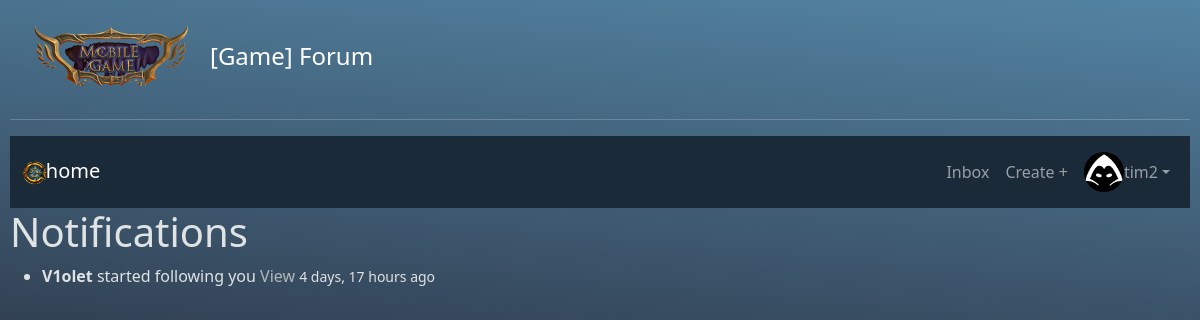
Before: /account/notif-inbox/ (signed in) with the older database file.
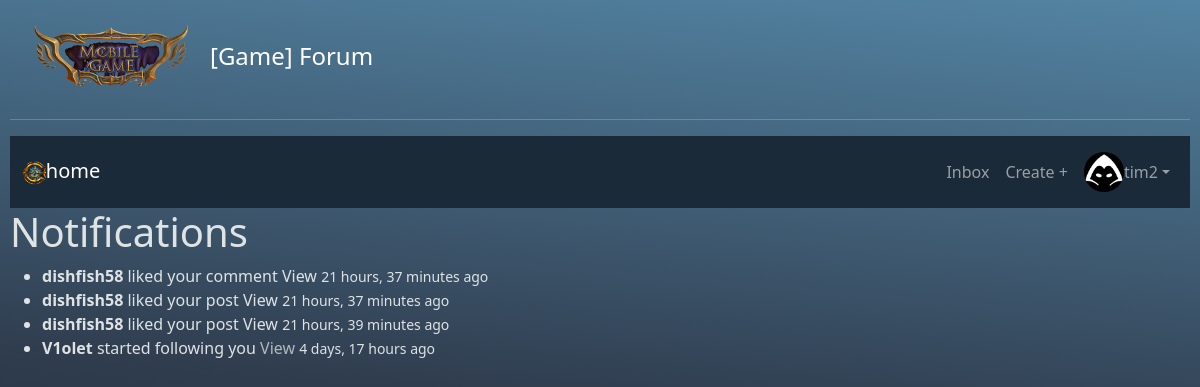
After: the same page with the newer database file.
### usermanager/models.py (models this page shows)
class Notification(models.Model):
    NOTIF_TYPES = [
        ('friend_request',  'Friend Request'),
        ('friend_accept',   'Friend Request Accepted'),
        ('post_like',       'Post Like'),
        ('comment_like',    'Comment Like'),
        ('post_comment',    'Post Comment'),
        ('post_share',      'Post Share'),
    ]
    to_user     = models.ForeignKey(settings.AUTH_USER_MODEL,
                                    related_name='notifications',
                                    on_delete=models.CASCADE)
    from_user   = models.ForeignKey(settings.AUTH_USER_MODEL,
                                    related_name='+',
                                    on_delete=models.CASCADE)
    notif_type  = models.CharField(max_length=20, choices=NOTIF_TYPES)
    created     = models.DateTimeField(auto_now_add=True)
    is_read     = models.BooleanField(default=False)
    content_type = models.ForeignKey(ContentType,null = True,blank = True,on_delete = models.CASCADE)
    object_id = models.PositiveIntegerField(null = True,blank = True)
    target       = GenericForeignKey('content_type', 'object_id')
    class Meta:
        ordering = ['-created']

### usermanager/views.py (the view)
# urls.py: path('notif-inbox/', views.notifbox, name='inbox'),
@login_required(login_url='usermanager:user-login')
def notifbox(request):
    notifs = Notification.objects.filter(
        to_user=request.user,
        is_read=False
    )
    return render(request, 'usermanager/inbox.html', {
        'notifs': notifs
    })

### base/models.py (called while the page is built)
    def get_absolute_url(self):
        return reverse('base:room', args=[self.pk])

    def get_absolute_url(self):
        url = reverse('base:room', args=[self.room.pk])
        return f"{url}#comment-{self.pk}"

### usermanager/templates/usermanager/inbox.html (shortened to what this page needs)
{% extends 'main.html' %}
{% block content %}
<h1>Notifications</h1>
<ul>
  {% for n in notifs %}
    <li>
      {% if n.notif_type == 'friend_request' %}
        <strong>{{ n.from_user.username }}</strong> sent you a friend request
          <a href="{% url 'usermanager:respond-req' n.id 'accept' %}">Accept</a>
          <a href="{% url 'usermanager:respond-req' n.id 'reject' %}">Reject</a>
      {% else %}
        {% if n.notif_type == 'friend_accept' %}
          <strong>{{ n.from_user.username }}</strong> started following you
        {% elif n.notif_type == 'post_like' %}
          <strong>{{ n.from_user.username }}</strong> liked your post
        {% elif n.notif_type == 'comment_like' %}
          <strong>{{ n.from_user.username }}</strong> liked your comment
        {% elif n.notif_type == 'post_comment' %}
          <strong>{{ n.from_user.username }}</strong> commented on your post
        {% elif n.notif_type == 'post_share' %}
          <strong>{{ n.from_user.username }}</strong> shared your post
        {% endif %}
        <a href="{{ n.target.get_absolute_url }}">View</a>
      {% endif %}
      <small>{{ n.created|timesince }} ago</small>
    </li>
  {% empty %}
    <li>No notifications.</li>
  {% endfor %}
</ul>
{% endblock %}

Changed rows visible on the page:
added Notification: from_user.username "dishfish58", created "21 hours, 37 minutes"
added Notification: from_user.username "dishfish58", created "21 hours, 37 minutes"
added Notification: from_user.username "dishfish58", created "21 hours, 39 minutes"
